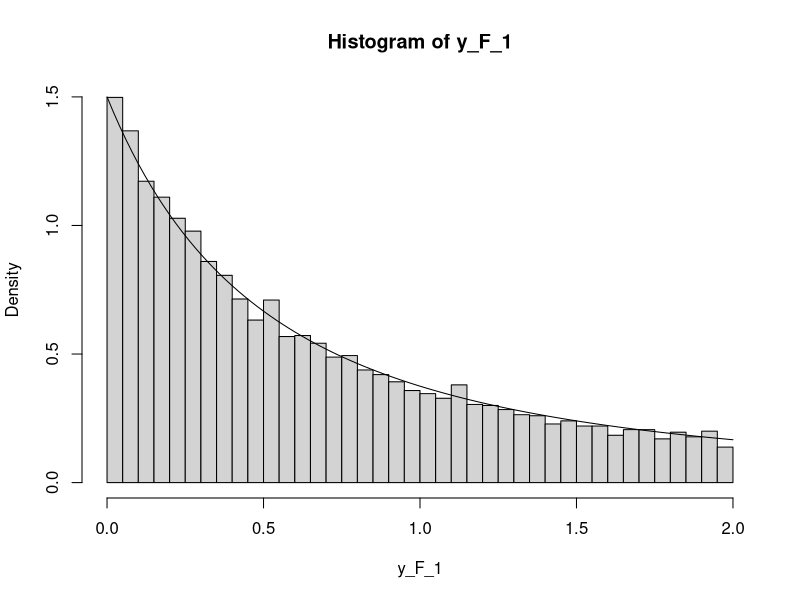
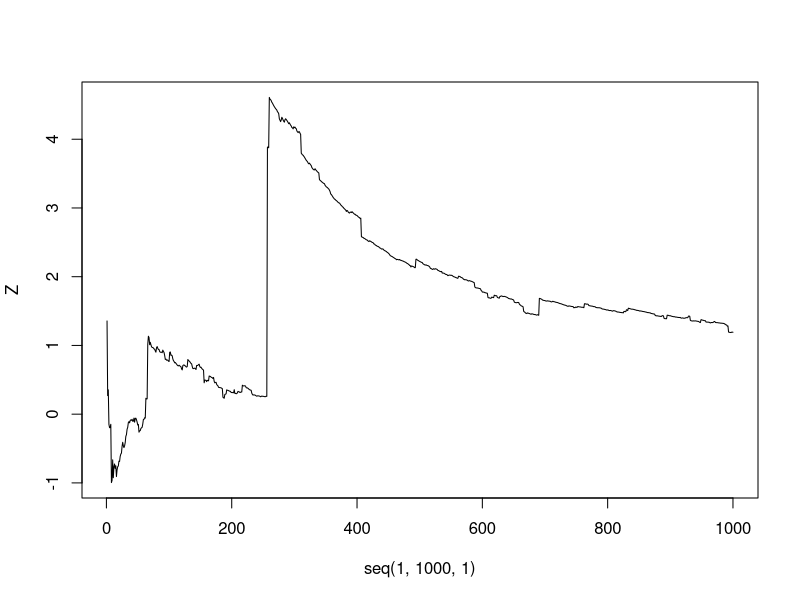
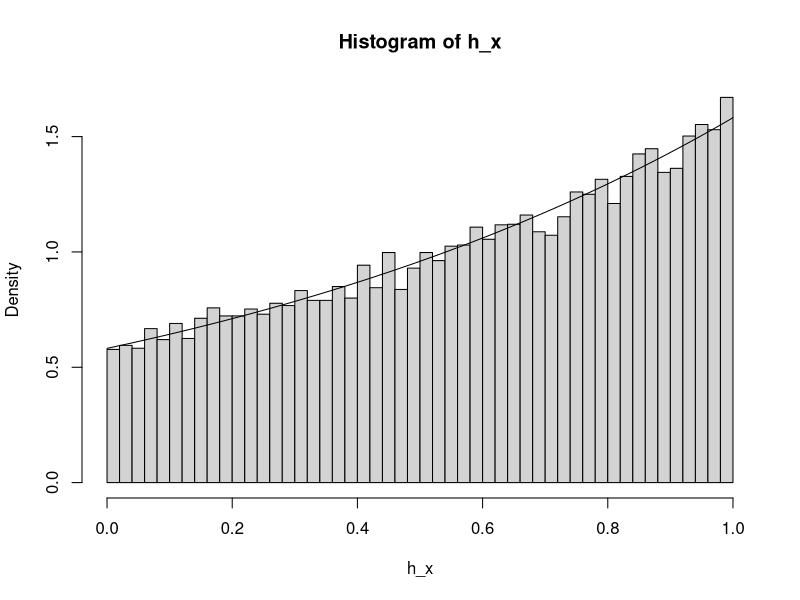
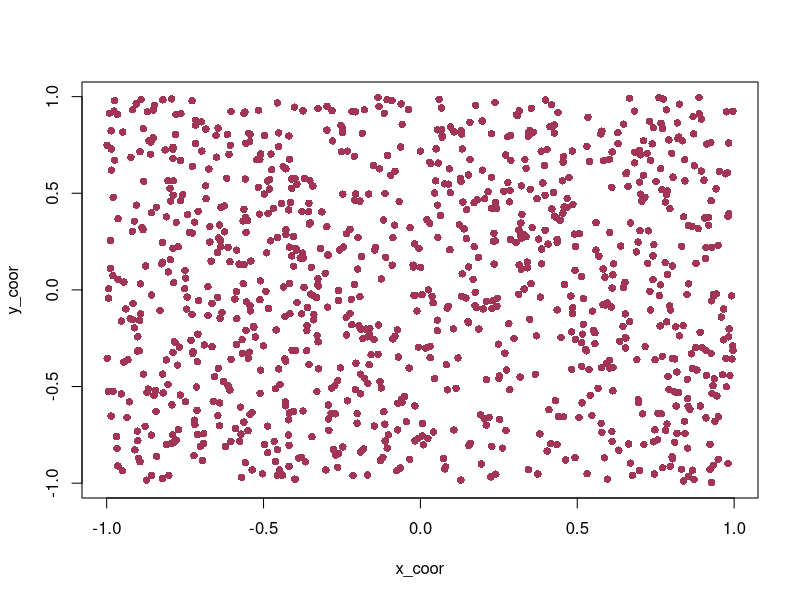
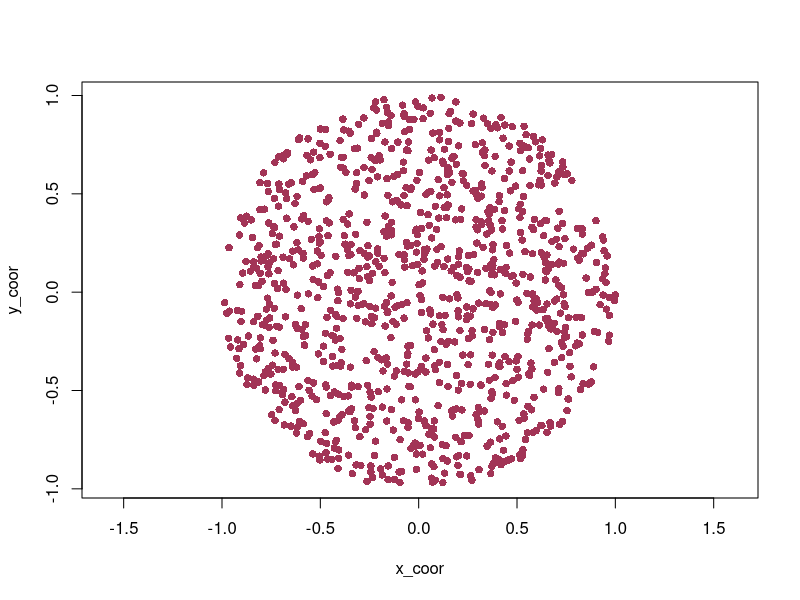

The R source for these figures, in order:
# Exercice 1 

c = 3 / 2 

f <- function(x) {
  c/((1 + x) ^ 2)
}

F <- function(a) {
  if (a < 0) { return (0) }
  if (a > 2) { return (1) }
  return ((3*a) / (2 + 2*a))
}

F(2)
F(-1)
F(3)

F_1 <- function(y) {
  if (y > 1) return (2)
  if (y < 0) return (0)
  return ( ((2/3) * y) /  (1 - (2/3) * y) )
}

F_1(3)
F_1(1)
F_1(0.75)

y_F_1 = c()
x_unif = c()
for (x in 1:10000) {
  x = runif(1)
  x_unif = c(x, x_unif)
  y_F_1 = c(F_1(x), y_F_1)
}


hist(y_F_1, breaks = 50, freq = FALSE)
curve(f, 0, 2, add = TRUE)

# Exercice 2

f_cauchy <- function(x) {
 return (1 / (pi * (1 + x^2))) 
}

F_cauchy <- function(a) {
  return (tan(pi * (a - 0.5)))
}

U = runif(1000)
Y = tan(pi * (U - 0.5))
Z = cumsum(Y) / seq(1, 1000, 1)
plot(seq(1, 1000, 1), Z, type='l')

# Exercices : 3

c2 = exp(1) / (exp(1) - 1)

g <- function (x) {
  if (x < 0 || x > 1) { return (0) }
  return (x)
}

f <- function (x) {
  return (exp(x) / (exp(1) - 1))
}

h <- function (x) {
  if (x < 0 || x > 1) { return (0) }
  return (exp(x) / exp(1))
}

x_unif = c()
h_x = c()
count = 0
while (count < 20000) {
  x = runif(1)
  y = runif(1)
  if (x <= h(y)) {
    count = count + 1
    x_unif = c(x, x_unif)
    h_x = c(y, h_x)
  }
}

hist(h_x, breaks = 50, freq = FALSE)
curve(f, 0, 1, add = TRUE)

# Exercice 4

x_coor = c()
y_coor = c()

for (i in 1:1000) {
  x = runif(1, -1, 1)
  y = runif(1, -1, 1)
  x_coor = c(x, x_coor)
  y_coor = c(y, y_coor)
}

plot(x_coor, y_coor, pch=16, col="#A23456")



x_coor = c()
y_coor = c()
moyenne = 0

d <- function (x1, x2) {
  return (sqrt(x1^2 + x2^2))
}

n = 1000
i = 0
count = 0

while (i< n) {
  x = runif(1, -1, 1)
  y = runif(1, -1, 1)
  count = count + 1
  if (d(x, y) <= 1) {
    x_coor = c(x, x_coor)
    y_coor = c(y, y_coor)
    i = i + 1
    moyenne = moyenne + d(x, y)
  }
}

#for (i in 1:n) {
#  x = runif(1, -1, 1)
#  y = runif(1, -sqrt((1 - x^2)), sqrt((1 - x^2)))
#  moyenne = moyenne + sqrt(x^2 + y^2)
#  x_coor = c(x, x_coor)
#  y_coor = c(y, y_coor)
#}

moyenne = moyenne / n

plot(x_coor, y_coor, pch=16, col="#A23456", asp=1)








